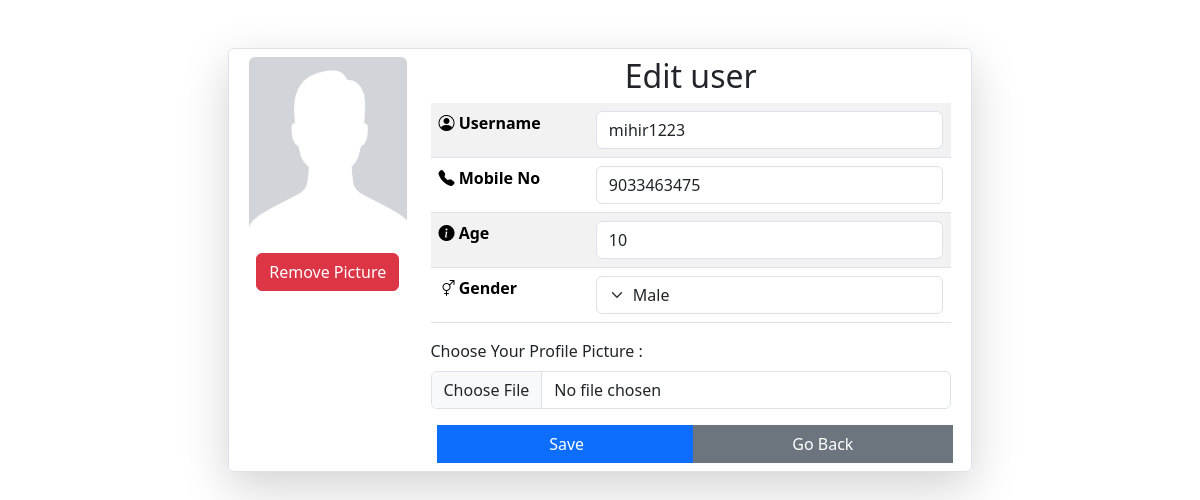
The app's page /update_user.php?id=1 (signed in) with its own data.
### tables this page shows
CREATE TABLE `loginsystem` (
  `id` int NOT NULL,
  `profile_picture` varchar(255) DEFAULT NULL,
  `unm` varchar(50) NOT NULL,
  `pwd` varchar(50) NOT NULL,
  `cpwd` varchar(50) NOT NULL,
  `no` varchar(10) NOT NULL,
  `age` varchar(3) NOT NULL,
  `rd1` varchar(10) NOT NULL,
  `role` varchar(255) DEFAULT NULL
);

### update_user.php (the view, shortened to what this page needs)
<?php
require "config.php";
$id = isset($_GET['id']) ? intval($_GET['id']) : 0;
$sql = "SELECT * FROM loginsystem WHERE id='$id'";
$res = mysqli_query($con, $sql);
$row = mysqli_fetch_assoc($res);
?>
<!doctype html>
<html>
<head>
    <link rel="stylesheet" href="https://cdn.jsdelivr.net/npm/bootstrap-icons@1.10.5/font/bootstrap-icons.min.css">
    <link rel="stylesheet" href="https://cdnjs.cloudflare.com/ajax/libs/font-awesome/4.7.0/css/font-awesome.min.css">
    <link rel="stylesheet" href="https://cdn.jsdelivr.net/npm/bootstrap@5.3.3/dist/css/bootstrap.rtl.min.css">
    <link rel="stylesheet" href="./css/edit-profile.css">
</head>
<body>
<div class="container">
    <div class="row col-md-8 border rounded mx-auto mt-5 shadow-lg p-2">
        <div class="col-md-3 text-center">
            <img src="<?php echo $row['profile_picture'] ? './uploads/' . htmlspecialchars($row['profile_picture']) : './images/default-profile-pic.png'; ?>" alt="Profile Image" id="img" class="js-image img-fluid rounded">
            <form action="" method="post">
                <button type="submit" class="btn btn-danger mt-3">Remove Picture</button>
            </form>
        </div>
        <div class="col-md-9">
            <div class="h2 d-flex justify-content-center">Edit user </div>
            <form action="" method="post" enctype="multipart/form-data">
                <table class="table table-striped">
                    <tr>
                        <th><i class="bi bi-person-circle"></i> Username</th>
                        <td><input type="text" class="form-control" name="unm" value="<?php echo htmlspecialchars($row['unm']); ?>" placeholder="Username" required></td>
                    </tr>
                    <tr>
                        <th><i class="bi bi-telephone-fill"></i> Mobile No</th>
                        <td><input type="text" class="form-control" name="no" value="<?php echo htmlspecialchars($row['no']); ?>" placeholder="Mobile Number" maxlength="10" required onkeypress="return (event.charCode !=8 && event.charCode ==0 || (event.charCode >= 48 && event.charCode <= 57))"></td>
                    </tr>
                    <tr>
                        <th><i class="bi bi-info-circle-fill"></i> Age</th>
                        <td><input type="text" class="form-control" name="age" value="<?php echo htmlspecialchars($row['age']); ?>" placeholder="Your Age" maxlength="2" required onkeypress="return (event.charCode !=8 && event.charCode ==0 || (event.charCode >= 48 && event.charCode <= 57))"></td>
                    </tr>
                    <tr>
                        <th><i class="bi bi-gender-ambiguous"></i> Gender</th>
                        <td>
                            <select class="form-select" name="gender">
                                <option value="Male" <?php echo ($row['rd1'] == 'Male') ? 'selected' : ''; ?>>Male</option>
                            </select>
                        </td>
                    </tr>
                </table>
                <div class="mb-3">
                    <label for="formFile" class="form-label">Choose Your Profile Picture :</label>
                    <input onchange="display_image(this.files[0]);" class="form-control" type="file" name="profile_picture">
                </div>
                <div class="d-grid gap-1 d-md-flex justify-content-md-center">
                        <a href="" class="col-md-6 col-12"><button class="btn col-12 btn-primary me-md-2" id="btnsave" style="border-radius:0px;" type="submit">Save</button></a>
                        <a href="loginsystem_data.php?id=<?php echo $id; ?>" class="col-md-6 col-12"><button class="btn col-12 btn-secondary " style="border-radius:0px;" type="button">Go Back</button></a>
                    </div>
            </form>
        </div>
    </div>
</div>
</body>
</html>

### css/edit-profile.css (style rules this page uses)
#img { width: 225px; height: 180px; object-fit: cover; }

### records on screen
loginsystem: profile_picture (placeholder picture), unm "mihir1223", no "9033463475", age "10", gender "Male"
